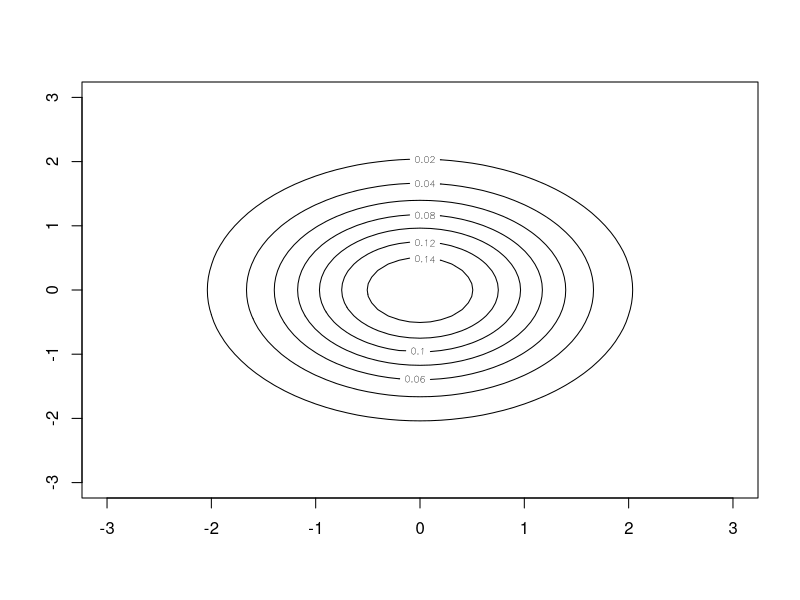

Here is the R script that generated this plot: (Note: this script raises an error after producing the figure.)
####################################
########## LABORATORIO 07 ##########
##########   16-10-2017   ##########
####################################
library(mvtnorm)
##################
### Pregunta 1 ###
##################
a = seq(-3,3,0.1)
png(filename="Pregunta 1-0.png")
d=expand.grid(a,a)
s = matrix(0,ncol=length(a),nrow=length(a))
temp = matrix(c(1.0,0,0,1.0), ncol=2)
for (i in 1:length(a)) {
    for (j in 1:length(a)) {
       s[j,i]=dmvnorm(d[j+61*(i-1),], mean=c(0,0), sigma=temp)
    }
}
contour(a,a,s)
dev.off()
png(filename="Pregunta 1-1.png")
grid(a,a)
temp = matrix(c(1.0,0.5,0.5,1.0), ncol=2)
s = matrix(0,ncol=length(a),nrow=length(a))
for (i in 1:length(a)) {
    for (j in 1:length(a)) {
       s[j,i]=dmvnorm(d[j+61*(i-1),], mean=c(0,0), sigma=temp)
    }
}
contour(a,a,s)
dev.off()
#El comportamiento en cada eje es similar en los limites de los graficos es similar, pero en uno hay independencia total y en el otro hay dependencia.
png(filename="Pregunta 1-2.png")
grid(a,a)
temp = matrix(c(1.0,-0.9,-0.9,1.0), ncol=2)
s = matrix(0,ncol=length(a),nrow=length(a))
for (i in 1:length(a)) {
    for (j in 1:length(a)) {
       s[j,i]=dmvnorm(d[j+length(a)*(i-1),], mean=c(0,0), sigma=temp)
    }
}
contour(a,a,s)
dev.off()
#El comportamiento en cada eje es similar, pero inverso, ya que hay dependencia inversa (negativa) entre cada eje, la cual es mayor que en el segundo grafico
png(filename="Pregunta 1-3.png")
grid(a,a)
temp = matrix(c(1.0,0,0,9.0), ncol=2)
s = matrix(0,ncol=length(a),nrow=length(a))
for (i in 1:length(a)) {
    for (j in 1:length(a)) {
       s[j,i]=dmvnorm(d[j+61*(i-1),], mean=c(0,0), sigma=temp)
    }
}
contour(a,a,s)
dev.off()
#La gran diferencia entre cada distrubucion es la varianza de cada variable, una tiene una varianza mucho mas grande que la otra.
##################
### Pregunta 2 ###
##################
po = rpois(1000, 7)
bine = rnbinom(1000, 3, 0.2)
expo = rexp(1000, 5)
gam = rgamma(1000, 2, 3)

##Poisson
a = c()
for (i in 1:1000){
	a[i] = mean(po[1:i])
}
x = 1:1000
y = a
png(filename="Pregunta 2 Pois.png")
plot(x,y, type="l", main="Promedio de la M.A. Poisson", xlab="Tama�o de la Muestra", ylab="X")
EsPois = 7
abline(h = EsPois, col="yellow")
dev.off()

##Binomial Negativa
a = c()
for (i in 1:1000){
	a[i] = mean(bine[1:i])
}
x = 1:1000
y = a
png(filename="Pregunta 2 Binom.png")
plot(x,y, type="l", main="Promedio de la M.A. Binomial Negativa", xlab="Tamaño de la Muestra", ylab="X")
EsNeg = 3*(1-0.2)/0.2
abline(h = EsNeg, col="blue")
dev.off()

##Exponencial
a = c()
for (i in 1:1000){
	a[i] = mean(expo[1:i])
}
x = 1:1000
y = a
png(filename="Pregunta 2 Exp.png")
plot(x,y, type="l", main="Promedio de la M.A. Exponencial", xlab="Tama�o de la Muestra", ylab="X")
EsEx = 1/5
abline(h = EsEx, col="red")
dev.off()

##Gamma
a = c()
for (i in 1:1000){
	a[i] = mean(gam[1:i])
}
x = 1:1000
y = a
png(filename="Pregunta 2 Gamma.png")
plot(x,y, type="l", main="Promedio de la M.A. Gamma", xlab="Tama�o de la Muestra", ylab="X")
EsGam = 2/3
abline(h = EsGam, col="purple")
dev.off()

##Los gráficos convergen a un valor, el cual es su esperanza.
vmpo=c()
vvpo=c()
vmbine=c()
vvbine=c()
vvexpo=c()
vmexpo=c()
vvgam=c()
vmgam=c()

for (i in 1:1000){
	po = rpois(1000, 7)
	bine = rnbinom(1000, 3, 0.2)
	expo = rexp(1000, 5)
	gam = rgamma(1000, 2, 3)
	mpo = mean(po)
	mbine = mean(bine)
	mexpo = mean(expo)
	mgam = mean(gam)
	vpo = var(po)
	vbine = var(bine)
	vexpo = var(expo)
	vgam = var(gam)
	
	vmpo[i] = mpo
	vvpo[i] = vpo
	vmbine[i] = mbine
	vvbine[i] = vbine
	vmexpo[i] = mexpo
	vvexpo[i] = vexpo
	vmgam[i] = mgam
	vvgam[i] = vgam
}

##Esperanza de S^2 y varianza X 
###teóricos:
#Poisson:
#var(prom)=var/n=7/1000=0.007
#E(Var)=n/(n-1)Var=1000/999*7=7.007...

#Binom Negativa
#var(prom)=var/n=3(1-0.2)/0.2^2/1000=0.06
#E(Var)=n/(n-1)Var=1000/999*3(1-0.2)/0.2^2=60.06...

#Exponencial
#var(prom)=var/n=1/5^2*1/1000=4*10^-5
#E(Var)=n/(n-1)=1000/999*1/5^2=0.04...

#Gamma
#var(prom)=var/n=2/3^2*1/1000=0.000222222....
#E(Var)=n/(n-1)=1000/999*2/3^2=0.222444666888....

#Notamos que se parece mucho a lo esperado, y que para un n mas grande se deberia parecer aun mas.

###empíricos:
#Poisson:
vardxpo = var(vmpo)
medspo = mean(vvpo)
print(vardxpo)
print(medspo)
#Binomial Negativa:
vardxbi = var(vmbine)
medsbi = mean(vvbine)
print(vardxbi)
print(medsbi)
#Exponencial:
vardxex = var(vmexpo)
medsex = mean(vvexpo)
print(vardxex)
print(medsex)
#Gamma:
vardxga = var(vmgam)
medsga = mean(vvgam)
print(vardxga)
print(medsga)
